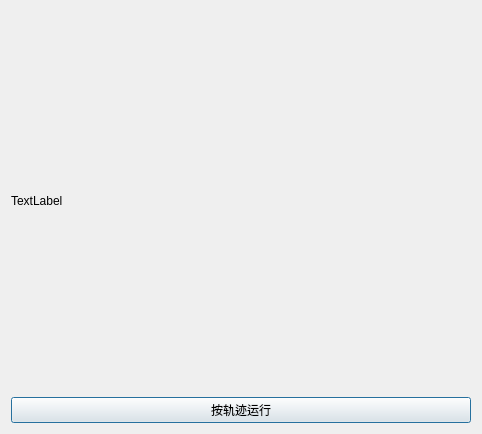
<?xml version="1.0" encoding="UTF-8"?>
<ui version="4.0">
 <class>Dialog</class>
 <widget class="QDialog" name="Dialog">
  <property name="enabled">
   <bool>true</bool>
  </property>
  <property name="geometry">
   <rect>
    <x>0</x>
    <y>0</y>
    <width>482</width>
    <height>434</height>
   </rect>
  </property>
  <property name="sizePolicy">
   <sizepolicy hsizetype="Expanding" vsizetype="Expanding">
    <horstretch>56</horstretch>
    <verstretch>40</verstretch>
   </sizepolicy>
  </property>
  <property name="mouseTracking">
   <bool>true</bool>
  </property>
  <property name="focusPolicy">
   <enum>Qt::TabFocus</enum>
  </property>
  <property name="windowTitle">
   <string>Dialog</string>
  </property>
  <layout class="QVBoxLayout" name="verticalLayout">
   <item>
    <widget class="QLabel" name="label">
     <property name="text">
      <string>TextLabel</string>
     </property>
    </widget>
   </item>
   <item>
    <widget class="QPushButton" name="pushButton">
     <property name="text">
      <string>按轨迹运行</string>
     </property>
    </widget>
   </item>
  </layout>
 </widget>
 <resources/>
 <connections>
  <connection>
   <sender>pushButton</sender>
   <signal>clicked(bool)</signal>
   <receiver>label</receiver>
   <slot>hide()</slot>
   <hints>
    <hint type="sourcelabel">
     <x>240</x>
     <y>412</y>
    </hint>
    <hint type="destinationlabel">
     <x>240</x>
     <y>198</y>
    </hint>
   </hints>
  </connection>
 </connections>
</ui>
